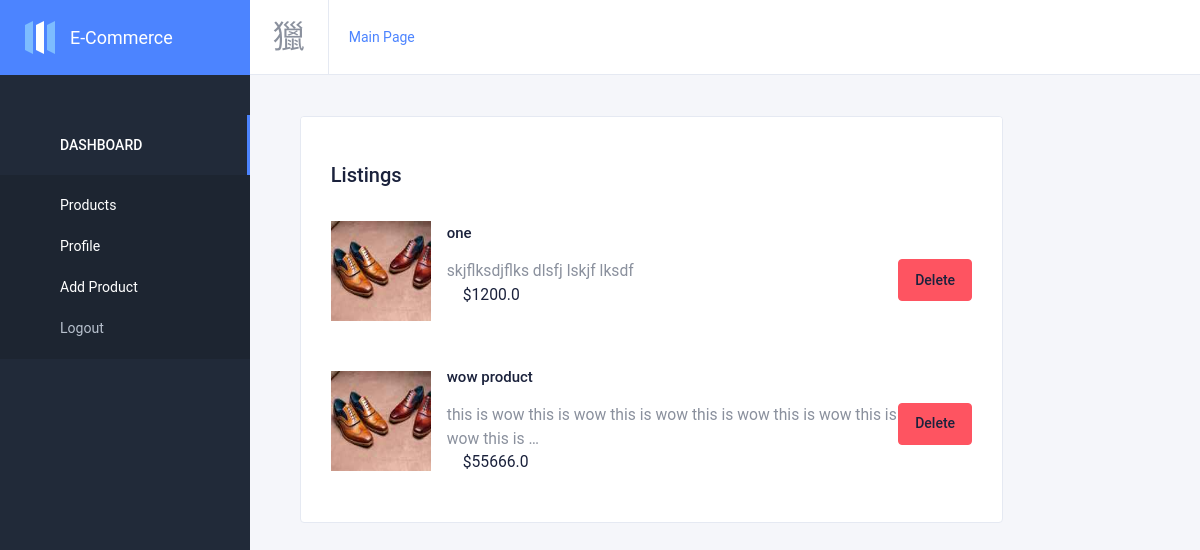
The page /account/ (signed in) on the database as committed earlier.
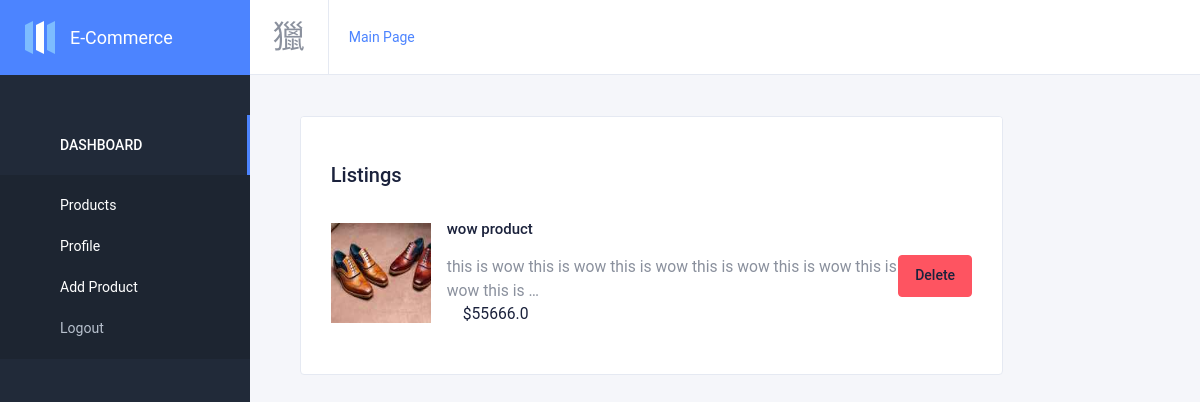
The same page on the database as committed later.
### shop/models.py (models this page shows, shortened)
class Item(models.Model):
    uploader = models.ForeignKey(User, null=True, on_delete=models.SET_NULL, related_name='products')
    title = models.CharField(max_length= 100)
    slug = models.SlugField(unique= True)
    price = models.FloatField()
    image = models.ImageField(upload_to='images')
    description = models.TextField()
    category = models.ManyToManyField(Category, related_name='products')

### account/views.py (the view)
# urls.py: path('', ProductList.as_view(), name='home'),
class ProductList(LoginRequiredMixin, ListView):
    template_name = 'account/dashboard.html'
    def get_queryset(self):
        if self.request.user.is_superuser:
            return Item.objects.all()
        else:
            return Item.objects.filter(uploader=self.request.user)

### account/templates/account/dashboard.html
{% extends 'account/base.html' %}
{% block main %}
<div class="row">
  <div class="col-xl-10">
              <div class="card card-default">
                <div class="card-header justify-content-between mb-4">
                  <h2>Listings</h2>
                </div>
                <div class="card-body py-0">
                  {% if object_list %}
                  {% for product in object_list %}
                  <div class="media d-flex mb-5">
                    <div class="media-image align-self-center mr-3 rounded">
                      <a href="#"><img src="{{product.image.url}}" width="100px" height="100px" alt="{{product.title}}"></a>
                    </div>
                    <div class="media-body align-self-center">
                      <a href="{% url 'account:product-update' product.pk %}"><h6 class="mb-3 text-dark font-weight-medium">{{product.title}}</h6>
                        <a href="{% url 'account:product-delete' product.pk %}" class="mb-3 text-dark font-weight-medium float-right btn btn-danger">Delete</h6>
                      </a>
                      <p class="d-none d-md-block">{{product.description | truncatewords:20 }}</p>
                      <p class="mb-0">
                        <span class="text-dark ml-3">${{product.price}}</span>
                      </p>
                    </div>
                  </div>
                  {% endfor %}
                  {% else %}
                  There is no product
                  {% endif %}
                  </div>
            </div>
  </div>
</div>
{% endblock %}

Rows that differ between the two databases and show on the page:
removed Item: image (picture), title "one", description "skjflksdjflks dlsfj lskjf lksdf", price "1200.0"
